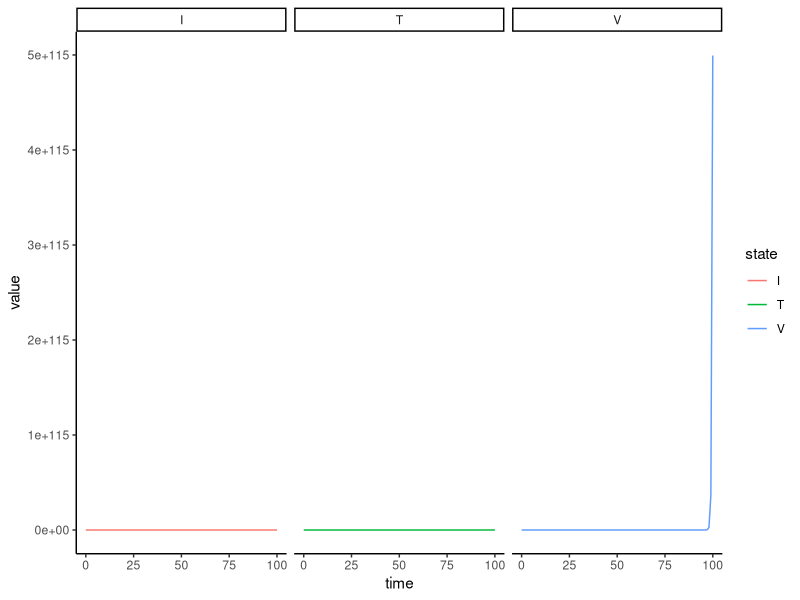

R code for this plot:
#Basic deterministic model - discrete time



library(deSolve)
library(tidyverse)


Basic_Model <- function(times, state, parms){
  T <- state['T'] # target cells
  I <- state['I'] # actively infected
  V <- state['V'] # free virus
  N <- T + I + V 
  
  beta <- parms['beta'] #rate constant describing efficacy og free virus particle infectivity
  gamma <- parms['gamma'] # production rate target cells
  d_t <- parms['d_t'] # natural death target cells
  d_i <- parms['d_i'] # death of infected cells
  p <- parms['p'] # rate of production of virus from infected cells
  c <- parms['c'] # rate of clearance of free virus
  
  # define differential equations
  dT <- gamma - d_t*T - (beta*V*T/N)
  
  dI <- (beta*V*T/N) - d_i*I
  
  dV <- p*I - c*V
  
  res <- list(c(dT, dI, dV))
  
  return(res)
}


R0_basic <- function(parms){
  out <- (parms['beta']*parms['gamma']*parms['p']) / (parms['d_i']*parms['d_t']*parms['c']) %>% unname()
  return(out)
}

# As above, but including additional state for latently infected cells
Latent_Model <- function(times, state, parms){
  T <- state['T'] # target cells
  I <- state['I'] # actively infected
  L <- state['L'] # latently infected
  V <- state['V'] # free virus
  
  beta <- parms['beta'] #rate constant describing efficacy og free virus particle infectivity
  gamma <- parms['gamma'] # production rate target cells
  d_t <- parms['d_t'] # natural death target cells
  d_i <- parms['d_i'] # death of infected cells
  a_q <- parms['a_q'] # activation of latent cells
  p_q <- parms['p_q'] # proportion of infected cells that become latent (immediately upon infection)
  d_q <- parms['d_q'] # death of latent cells (currently == d_t)
  p <- parms['p'] # rate of production of virus from infected cells
  c <- parms['c'] # rate of clearance of free virus
  
  # define differential equations
  dT <- gamma - d_t*T - beta*V*T
  
  dI <- (1-p_q)*beta*V*T + a_q*L - d_i*I
  
  dL <- p_q*beta*V*T - d_q*L - a_q*L
  
  dV <- p*I - c*V
  
  res <- list(c(dT, dI, dL, dV))
  
  return(res)
}


# Adding a long-lived infected cell state with a slower death & release of virions

MultiPhasic_Model <- function(times, state, parms){
  T <- state['T'] # target cells
  I <- state['I'] # productively infected
  M <- state['M'] # long-lived infected
  L <- state['L'] # latently infected
  V <- state['V'] # free virus
  
  
  
  gamma <- parms['gamma'] # production rate target cells
  d_t <- parms['d_t'] # natural death target cells
  
  d_i <- parms['d_i'] # death of infected cells
  beta <- parms['beta'] #rate constant describing efficacy of free virus particle infectivity
  k_i <- parms['k_i'] # rate of production of virus from productively infected cells
  
  p_m <- parms['p_m'] # proportion of infected cells that become long lived (immediately upon infection)
  d_m <- parms['d_m'] # death of long lived infected cells
  k_m <- parms['k_m'] # rate of production of virus from long-lived infected cells
  
  a_q <- parms['a_q'] # activation of latent cells
  p_q <- parms['p_q'] # proportion of infected cells that become latent (immediately upon infection)
  d_q <- parms['d_q'] # death of latent cells
  
  
  c <- parms['c'] # rate of clearance of free virus
  
  # define differential equations
  dT <- gamma - d_t*T - beta*V*T
  
  dI <- (1-(p_q+p_m))*beta*V*T + a_q*L - d_i*I
  
  dM <- p_m*beta*V*T - d_m*L 
  
  dL <- p_q*beta*V*T - d_q*L - a_q*L
  
  dV <- k_i*I + k_m*M - c*V
  
  res <- list(c(dT, dI, dM, dL, dV))
  
  return(res)
}


# Define Parameters
parameters <- c(beta = 2*10**(-7), #per virion per day
                gamma = 10**5, #per microL per day
                d_t = 0.1,# per day
                d_i = 0.5, # per day
                #d_q = 1.36*10**(-3),
                #a_q = 3.6*10**(-2),
                #p_q = 0.1, 
                p = 100, #per cell per day
                c = 5) # per day

# Initialise timeframe and conditions
times <- seq(from = 0, to = 100 , by = 1)

T_0 <- 10000
I_0 <- 0
#L_0 <- 0
#M_0 <- 0
V_0 <- 100

init_states <- c(T = T_0, I = I_0, V = V_0)

#check whether infection will spread
R0_basic(parameters)
stopifnot(R0_basic(parameters)>1)

# Run simulation
output <- ode(y = init_states , time = times, func = Basic_Model, parms = parameters, method = "rk4") %>% as.data.frame()

output 



#function to plot data direct from model output

PlotODE <- function(results){
  require(ggplot2)
  
  results_wide <- results
  results_long <- gather(results, key = "state" , value = "value", 2:4) 
  plt <- ggplot(results_long) +
    geom_line(aes(x = time, y = value, colour = state)) +
    theme_classic()+
    facet_wrap(.~state)
  
  return(plt)
}

PlotODE(output)
